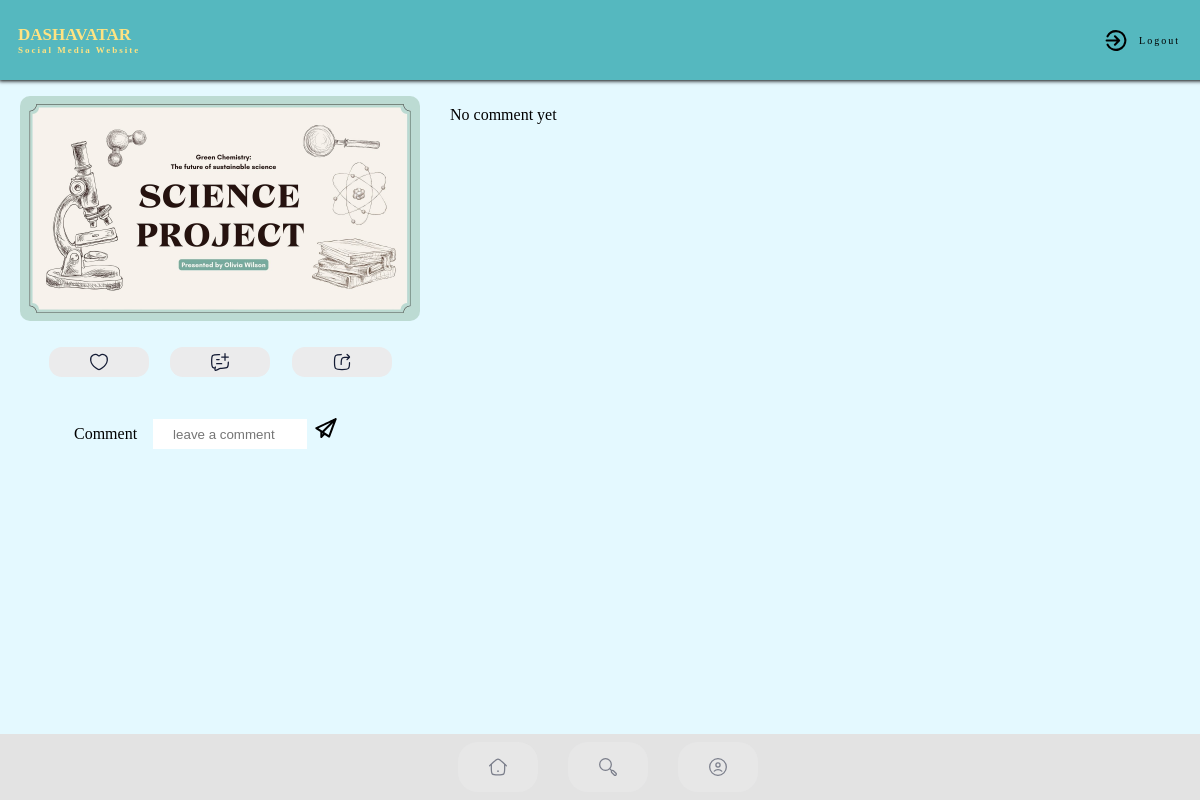
Before: /postview/62bdf667-55b7-477f-914e-26e1b4c2e616 (signed in) with the older database file.
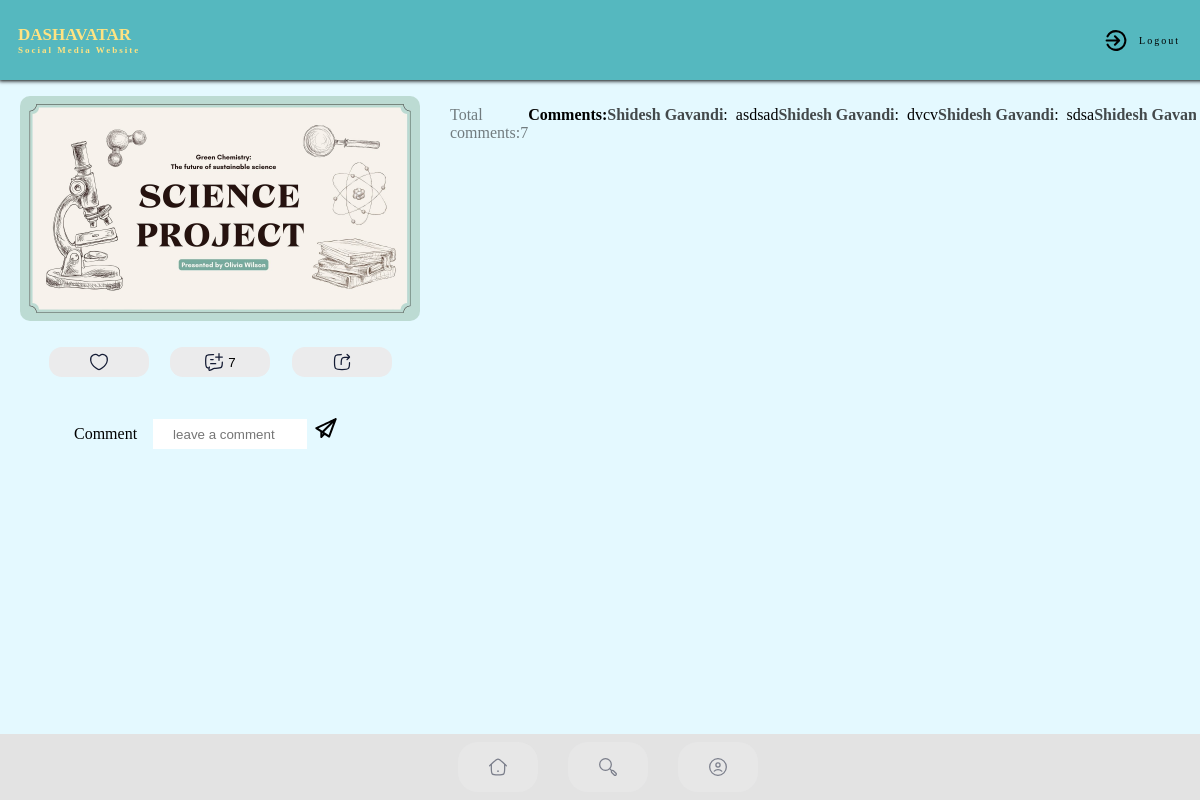
After: the same page with the newer database file.
### socialweb/models.py (models this page shows, shortened)
class CommentPost(models.Model):
    post_id = models.CharField(max_length=500)
    user = models.CharField(max_length=100)
    comment = models.TextField()
    created_at = models.DateTimeField(default=datetime.now)

### socialweb/views.py (the view)
# urls.py: path('postview/<str:id>',views.postview, name='postview'),
@login_required(login_url='login')
def postview(request,id):
    user_posts = Post.objects.get(id=id)
    postlike = len(LikePost.objects.filter(post_id=id))
    sharepost = len(SharePost.objects.filter(post_id=id))
    post_comments = CommentPost.objects.filter(post_id=id).order_by('-created_at')
    lencom=len(post_comments)
    context = {
        'user_posts': user_posts,
        'post_comments': post_comments,
        'lencom':lencom,
        'postlike':postlike,
        'sharepost':sharepost,
    }
    return render(request,'postview.html',context)

### templates/postview.html (shortened to what this page needs)
{% extends "index.html" %}
{% block contain %}
<div class="postview" >
    <div class="view" style="margin-bottom: 10px;">
      <img
        src="{{ user_posts.content.url }}"
        alt=""
        srcset=""
      />
      <div class="btn">
        <a style="text-decoration: none;" href="/plikepost?post_id={{user_posts.id}}">
        <button class="button" id="like">
          <img src="/static/assets/svg/like.svg" alt="" srcset="" />
        </button></a>
        <a style="text-decoration: none;" href="/postview/{{user_posts.id}}"><button class="button" id="comment">
          <img src="/static/assets/svg/comment.svg" alt="" srcset="" />
          {% if lencom %}
          &nbsp;{{lencom}}
          {% endif %}
        </button></a>
        <a style="text-decoration: none;" href="/pshare?post_id={{user_posts.id}}"><button class="button" id="share">
          <img src="/static/assets/svg/share.svg" alt="" srcset="" />
        </button></a>
      </div>
      <form style="display: block;" action="/pcomment" method="post">
      <div id="bcom" class="bcom">
        &nbsp;&nbsp;&nbsp;&nbsp;&nbsp;&nbsp;&nbsp;&nbsp;&nbsp;&nbsp;&nbsp;Comment&nbsp;&nbsp;&nbsp;
        <input placeholder="leave a comment" class="comment-b2" type="text" name="comment" id="comment">
        <button type="submit"><img src="/static/assets/svg/comsend.svg" alt="" srcset=""></button>
    </div>
  </form>
    </div>
    <div class="com">
    {% if post_comments %}
    <p style="opacity: 50%;">Total comments:{{lencom}}</p>
    <strong>Comments:</strong>
    {% for comment in post_comments %}
      <p><b style="opacity: 70%;">{{ comment.user }}</b>:&nbsp;&nbsp;{{ comment.comment }}</p>
      {% endfor %}
    {% else %}
    <p>No comment yet</p>
    {% endif %}
</div>
    </div>
{% endblock %}

Changed rows visible on the page:
added CommentPost: user "Shidesh Gavandi", comment "asdsad"
added CommentPost: user "Shidesh Gavandi", comment "dvcv"
added CommentPost: user "Shidesh Gavandi", comment "sdsa"
added CommentPost: user "Shidesh…"
Other visible differences:
{{ lencom }}: (not shown) → "7"
text no longer shown: "No comment yet"
text now shown: "Total comments: Comments:"
